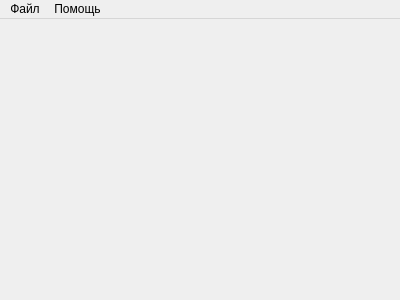
<?xml version="1.0" encoding="UTF-8"?>
<ui version="4.0">
 <class>Visualization</class>
 <widget class="QMainWindow" name="Visualization">
  <property name="geometry">
   <rect>
    <x>0</x>
    <y>0</y>
    <width>400</width>
    <height>300</height>
   </rect>
  </property>
  <property name="windowTitle">
   <string>Visualization</string>
  </property>
  <widget class="QWidget" name="centralWidget"/>
  <widget class="QMenuBar" name="menuBar">
   <property name="geometry">
    <rect>
     <x>0</x>
     <y>0</y>
     <width>400</width>
     <height>21</height>
    </rect>
   </property>
   <widget class="QMenu" name="menu">
    <property name="title">
     <string>Файл</string>
    </property>
    <addaction name="action"/>
   </widget>
   <widget class="QMenu" name="menu_3">
    <property name="title">
     <string>Помощь</string>
    </property>
    <addaction name="action_4"/>
   </widget>
   <addaction name="menu"/>
   <addaction name="menu_3"/>
  </widget>
  <action name="action">
   <property name="text">
    <string>Открыть ...</string>
   </property>
  </action>
  <action name="action_2">
   <property name="text">
    <string>Сокранить как ..</string>
   </property>
  </action>
  <action name="action_3">
   <property name="text">
    <string>Скопирвать в буфер</string>
   </property>
  </action>
  <action name="action_4">
   <property name="text">
    <string>Пример входного файла</string>
   </property>
  </action>
 </widget>
 <layoutdefault spacing="6" margin="11"/>
 <resources/>
 <connections/>
</ui>
